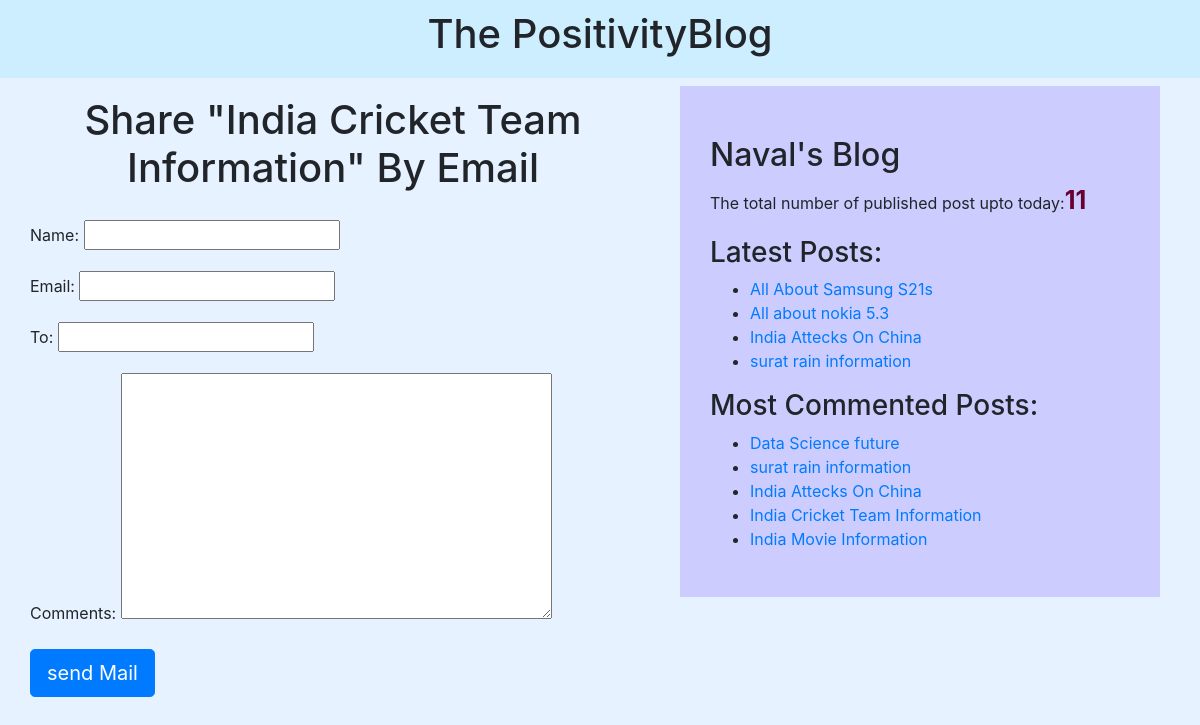
/1/share/, run on the app's committed database.
### blog/models.py (models this page shows, shortened)
class Post(models.Model):
    STATUS_CHOICES = (('draft', 'Draft'), ('published', 'Published'))
    title = models.CharField(max_length=256)
    slug = models.SlugField(max_length=265, unique_for_date='publish')
    author = models.ForeignKey(User, related_name='blog_posts', on_delete=models.DO_NOTHING)
    body = models.TextField()
    publish = models.DateTimeField(default=timezone.now)
    created = models.DateTimeField(auto_now_add=True)
    updated = models.DateTimeField(auto_now=True)
    status = models.CharField(max_length=10, choices=STATUS_CHOICES, default='draft')
    objects = CustomManager()
    tags = TaggableManager()
    class Meta:
        ordering = ('-publish',)
    def get_absolute_url(self):
        return reverse('post_detail', args=[self.publish.year, self.publish.strftime('%m'), self.publish.strftime('%d'),
                                           self.slug])

### blog/views.py (the view)
# urls.py: re_path(r'^(?P<id>\d+)/share/', views.mail_send_view),
def mail_send_view(request, id):
    post = get_object_or_404(Post, id=id, status='published')
    sent = False
    if request.method =='POST':
        form = EmailSendForm(request.POST)
        if form.is_valid():
            cd = form.cleaned_data
            subject ='{}({}) recommends you to read"{}"'.format(cd['name'], cd['email'], post.title)
            post_url = request.build_absolute_uri(post.get_absolute_url())
            message = 'Read Post At:\n {} \n\n{}\'s comments:\n{}'.format(post_url, cd['name'], cd['comments'])
            send_mail(subject, message, 'durga@blog.com', [cd['to']])
            sent = True
    else:
        form = EmailSendForm()
    return render(request, 'blog/shrebymail.html', {'form': form, 'post': post, 'sent': sent})

### blog/forms.py
class EmailSendForm(forms.Form):
      name = forms.CharField()
      email = forms.EmailField()
      to = forms.EmailField()
      comments = forms.CharField(required=False, widget=forms.Textarea)

### blog/models.py (called while the page is built)
    def get_queryset(self):
        return super().get_queryset().filter(status='published')

### blog/templatetags/blog_tags.py (called while the page is built)
@register.simple_tag
def total_posts():
    return Post.objects.count()

@register.inclusion_tag('blog/latest_posts123.html')
def show_latest_posts():
    latest_posts = Post.objects.order_by('-publish')[:4]
    return {'latest_posts': latest_posts}

@register.simple_tag
def get_most_commented_posts(count=5):
    return Post.objects.annotate(total_comments=Count('comments')).order_by('-total_comments')[:count]

### templates/blog/shrebymail.html (shortened to what this page needs)
{%extends 'blog/base.html'%}
     {%block content%}
        {%if sent%}
            <h1> Email Successfully send!!!</h1>
            <h2>title: {{post.title}} information share by email</h2>
        {%else%}
        <h1>Share "{{post.title}}" By Email</h1>
       <form method="POST">
           {{form.as_p}}
           <input type="submit" class="btn btn-primary btn-lg" value="send Mail">
       </form>
        {%endif%}
     {%endblock%}

### templates/blog/base.html (shortened to what this page needs)
<!DOCTYPE html>
{%load blog_tags%}
{%load static%}
<html lang="en">
<head>
    <link rel="stylesheet" href="https://stackpath.bootstrapcdn.com/bootstrap/4.5.1/css/bootstrap.min.css">
    <link rel="stylesheet", href="{%static 'cssfile/blog.css'%}">
</head>
<body>
<div class="topheading">
    <h1>The PositivityBlog</h1>
</div>
     <div class="content">
         {%block content%}
         {%endblock%}
     </div>
    <div class="sidebar">
        <h2>Naval's Blog</h2>
        <p>The total number of published post upto today:<span id="pcount">{%total_posts%}</span></p>
        <h3>Latest Posts:</h3>{%show_latest_posts%}
        <h3>Most Commented Posts:</h3>
        {% get_most_commented_posts as most_commented_posts%}
        <ul>
            {% for post in most_commented_posts %}
            <li><a href="{{post.get_absolute_url}}" id="la">{{post.title}}</a></li>
            {%endfor%}
        </ul>
    </div>
</body>
</html>

### templates/blog/latest_posts123.html (shortened to what this page needs)
<!DOCTYPE html>
<html lang="en">
<head>
</head>
<body>
    <ul>
        {%for post in latest_posts%}
        <li>
            <a href="{{post.get_absolute_url}}">{{post.title}}</a>
        </li>
        {%endfor%}
    </ul>
</body>
</html>

### static/cssfile/blog.css (style rules this page uses)
.content { width:53%; float: left; padding: 0 0 0 30px; }
.sidebar { width: 40%; float: right; background-color: rgb(204, 204, 255); height: 100%; padding: 50px 30px 30px 30px; margin-right: 40px; }
.topheading { background-color:#cceeff; }
h1 { text-align:center; padding: 10px 0 20px 0; }
body { background-color :rgb(230, 242, 255); }
#pcount { font-size:25px; color: #660033; font-weight: bold; }

### data on the page
Post: title "India Cricket Team Information"
Post: title "All About Samsung S21s"
Post: title "All about nokia 5.3"
Post: title "India Attecks On China"
Post: title "surat rain information"
Post: title "Data Science future"
Post: title "India Movie Information"
